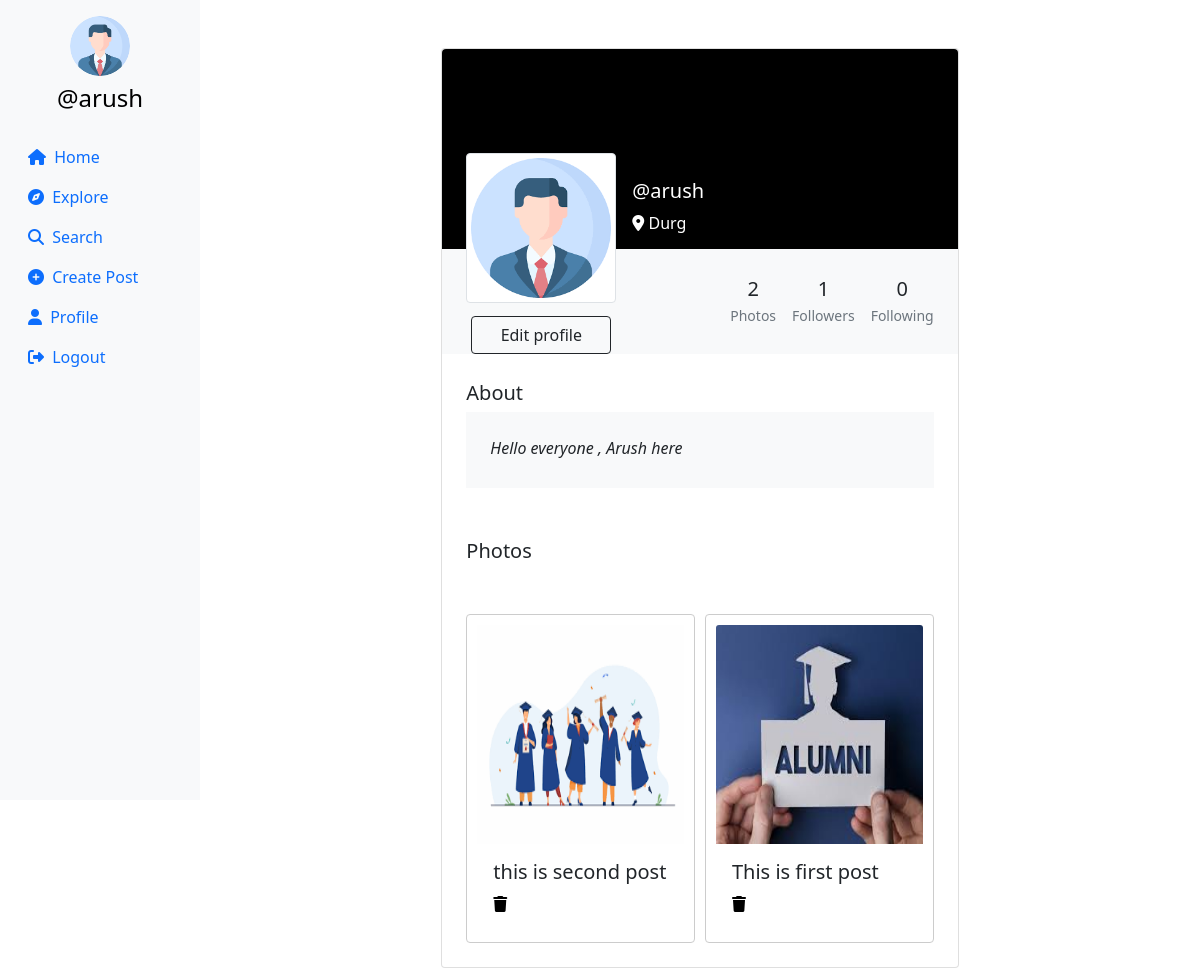
Screenshot of /profile/arush (signed in) with the database file from the repository.
### userauth/models.py (models this page shows, shortened)
class Profile(models.Model):
    user = models.ForeignKey(User, on_delete=models.CASCADE)
    id_user = models.IntegerField(primary_key=True, default=0)
    bio = models.TextField(blank=True, default='')
    profileimg = models.ImageField(upload_to='profile_images', default='blank-profile-picture.png')
    location = models.CharField(max_length=100, blank=True, default='')

class Post(models.Model):
    id = models.UUIDField(primary_key=True, default=uuid.uuid4)
    user = models.CharField(max_length=100)
    image = models.ImageField(upload_to='post_images')
    caption = models.TextField()
    created_at = models.DateTimeField(default=datetime.now)
    no_of_likes = models.IntegerField(default=0)

### userauth/views.py (the view)
# urls.py: path('profile/<str:id_user>', views.profile),
@login_required(login_url='/loginn')
def profile(request,id_user):
    user_object = User.objects.get(username=id_user)
    print(user_object)
    profile = Profile.objects.get(user=request.user)
    user_profile = Profile.objects.get(user=user_object)
    user_posts = Post.objects.filter(user=id_user).order_by('-created_at')
    user_post_length = len(user_posts)
    follower = request.user.username
    user = id_user
    if Followers.objects.filter(follower=follower, user=user).first():
        follow_unfollow = 'Unfollow'
    else:
        follow_unfollow = 'Follow'
    user_followers = len(Followers.objects.filter(user=id_user))
    user_following = len(Followers.objects.filter(follower=id_user))
    context = {
        'user_object': user_object,
        'user_profile': user_profile,
        'user_posts': user_posts,
        'user_post_length': user_post_length,
        'profile': profile,
        'follow_unfollow':follow_unfollow,
        'user_followers': user_followers,
        'user_following': user_following,
    }
    if request.user.username == id_user:
        if request.method == 'POST':
            if request.FILES.get('image') == None:
             image = user_profile.profileimg
             bio = request.POST['bio']
             location = request.POST['location']
             user_profile.profileimg = image
             user_profile.bio = bio
             user_profile.location = location
             user_profile.save()
            if request.FILES.get('image') != None:
             image = request.FILES.get('image')
             bio = request.POST['bio']
             location = request.POST['location']
             user_profile.profileimg = image
             user_profile.bio = bio
             user_profile.location = location
             user_profile.save()
            return redirect('/profile/'+id_user)
        else:
            return render(request, 'profile.html', context)
    return render(request, 'profile.html', context)

### templates/profile.html (shortened to what this page needs)
{% load static %}
<!DOCTYPE html>
<html lang="en">
<head>
    <link rel="stylesheet" href="https://maxcdn.bootstrapcdn.com/bootstrap/4.5.2/css/bootstrap.min.css">
    <link href="https://cdn.jsdelivr.net/npm/bootstrap@5.0.2/dist/css/bootstrap.min.css" rel="stylesheet"
>
    <link rel="stylesheet" href="{% static 'css/app.css' %}">
</head>
<body>
    {% load static %}
    <div class="container-fluid">
        <div class="row">
            <nav class="col-md-2 d-none d-md-block sidebar" style="position: fixed;">
                <div class="text-center mt-3">
                    <img src="{{profile.profileimg.url}}" alt="Profile Picture" class="profile-pic">
                    <h4 class="mt-2"><a href="/profile/{{user}}" style="text-decoration:none;">@{{user}}</a></h4>
                </div>
                <ul class="nav flex-column mt-4">
                    <li class="nav-item">
                        <a class="nav-link active" href="/">
                            <i class="fa-solid fa-house mr-1"></i> Home
                        </a>
                    </li>
                    <li class="nav-item">
                        <a class="nav-link" href="/explore">
                            <i class="fa-solid fa-compass mr-1"></i> Explore
                        </a>
                    </li>
                    <li class="nav-item">
                        <a class="nav-link" href="#" data-bs-toggle="modal" data-bs-target="#exampleModal3">
                            <i class="fa-solid fa-magnifying-glass mr-1"></i> Search
                        </a>
                    </li>
                    <li class="nav-item">
                        <a class="nav-link" href="#" data-bs-toggle="modal" data-bs-target="#exampleModal2"
                            data-bs-whatever="@getbootstrap">
                            <i class="fa-solid fa-circle-plus mr-1"></i> Create Post
                        </a>
                    </li>
                    <li class="nav-item">
                        <a class="nav-link" href="/profile/{{user}}">
                            <i class="fa-solid fa-user mr-1"></i> Profile
                        </a>
                    </li>
                    <li class="nav-item">
                        <a class="nav-link" href="/logoutt">
                            <i class="fa-solid fa-right-from-bracket mr-1"></i> Logout
                        </a>
                    </li>
                </ul>
            </nav>
            {% load static %}
            <main role="main" class="col-md-9 ml-sm-auto col-lg-10 px-md-4">
                <section class="gradient-custom-2">
                    <div class="container py-5">
                        <div class="row d-flex justify-content-center align-items-center h-100">
                            <div class="col col-lg-9 col-xl-7">
                                <div class="card">
                                    <div class="rounded-top text-white d-flex flex-row"
                                        style="background:black; height:200px;">
                                        <div class="ms-4  d-flex flex-column" style="width: 150px; margin-top:5rem;">
                                            <img src="{{user_profile.profileimg.url}}" alt="Generic placeholder image"
                                                class="img-fluid img-thumbnail mt-4 mb-2"
                                                style="width: 150px; z-index: 1">
                                            {% if user == user_profile.user %}
                                            <button type="button" class="btn btn-outline-dark"
                                                data-mdb-ripple-color="dark" style="z-index: 1; margin: 5px;"
                                                data-bs-toggle="modal" data-bs-target="#exampleModal1"
                                                data-bs-whatever="@getbootstrap">
                                                Edit profile
                                            </button>
                                            {% endif %}
                                        </div>
                                        <div class="ms-3" style="margin-top: 130px;">
                                            <h5>@{{user_profile.user}}</h5>
                                            <p><i class="fa-solid fa-location-dot"></i> {{user_profile.location}}</p>
                                        </div>
                                    </div>
                                    <div class="p-4 text-black" style="background-color: #f8f9fa;">
                                        <div class="d-flex justify-content-end text-center py-1">
                                            <div>
                                                <p class="mb-1 h5">{{user_post_length}}</p>
                                                <p class="small text-muted mb-0">Photos</p>
                                            </div>
                                            <div class="px-3">
                                                <p class="mb-1 h5">{{user_followers}}</p>
                                                <p class="small text-muted mb-0">Followers</p>
                                            </div>
                                            <div>
                                                <p class="mb-1 h5">{{user_following}}</p>
                                                <p class="small text-muted mb-0">Following</p>
                                            </div>
                                        </div>
                                    </div>
                                    <div class="card-body p-4 text-black">
                                        <div class="mb-5">
                                            <p class="lead fw-normal mb-1">About</p>
                                            <div class="p-4" style="background-color: #f8f9fa;">
                                                <p class="font-italic mb-1">{{user_profile.bio}}</p>
                                            </div>
                                        </div>
                                        <div class="mb-5">
                                            <p class="lead fw-normal mb-1">Photos</p>
                                        </div>
                                        <div class="image-grid">
                                            {% for pos in user_posts %}
                                            <div class="card image-item">
                                                <img src="{{pos.image.url}}" class="card-img-top" alt="..."
                                                    style="width: 219px;height: 219px;">
                                                <div class="card-body">
                                                    <h5 class="card-title">{{pos.caption}}</h5>
                                                    {% if user == user_profile.user %} <a href=" /delete/{{pos.id}} "><i
                                                            class="fa-solid fa-trash"></i></a>
                                                    {% endif %}
                                                </div>
                                            </div>
                                            {% endfor %}
                                        </div>
                                    </div>
                                </div>
                            </div>
                        </div>
                    </div>
                </section>
            </main>
        </div>
    </div>
</body>
</html>

### templates/profile.html (style rules this page uses)
.sidebar { background-color: #f8f9fa; height: 100vh; color: black; }
.profile-pic { width: 60px; height: 60px; border-radius: 50%; object-fit: cover; }
a { color: black; }
.image-grid { display: grid; grid-template-columns: repeat(auto-fill, minmax(200px, 1fr)); gap: 10px; }
.image-item { border: 1px solid #ccc; padding: 10px; }
.image-item img { max-width: 100%; height: auto; }

### rows the page displays
Profile: profileimg (picture), user "arush", location "Durg", bio "Hello everyone , Arush here"
Post: image (picture), caption "this is second post"
Post: image (picture), caption "This is first post"

### other values shown
{{ user }} "arush"
{{ user_post_length }} "2"
{{ user_followers }} "1"
{{ user_following }} "0"
